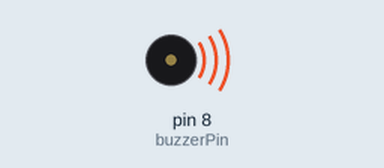
Bench run of a sketch on a simulated Arduino Uno, built with avr-gcc and run on an emulated ATmega328P. Parts: buzzer (waves = sounding).

Above: at 0.2 s.
At 8.7 s:
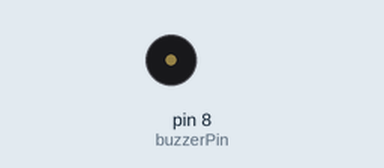
Timing chart, 0 to 13.0 s (numbered marks = the images above):
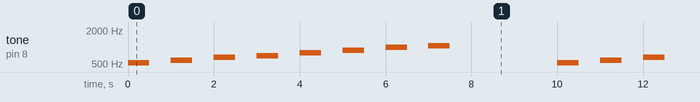

The sketch:

PassiveBuzzer.ino
```cpp
#include <pitches.h>

// notes in the melody (C Major Scale:
int melody[] = {
  NOTE_C5, NOTE_D5, NOTE_E5, NOTE_F5, NOTE_G5, NOTE_A5, NOTE_B5, NOTE_C6};
int duration = 500;  // Note will play for half a second
int buzzerPin = 8;

void setup() {
 pinMode(buzzerPin,OUTPUT);
}

void loop() {
  for (int thisNote = 0; thisNote < 8; thisNote++) {
    // Make the sound for 0.5 seconds
    tone(buzzerPin, melody[thisNote], duration);

    // Delay for 1 second
    delay(1000);
  }

  // restart after two seconds
  delay(2000);
}
```

Measured:
- by itself, tone on pin 8 (buzzerPin): repeats every 10.0 s: silent 0.50 s, 587 Hz 0.50 s, silent 0.50 s, 659 Hz 0.50 s, silent 0.50 s, 698 Hz 0.50 s, silent 0.50 s, 784 Hz 0.50 s, silent 0.50 s, 880 Hz 0.50 s, silent 0.50 s, 988 Hz 0.50 s, silent 0.50 s, 1047 Hz 0.50 s, silent 2.5 s, 523 Hz 0.50 s
